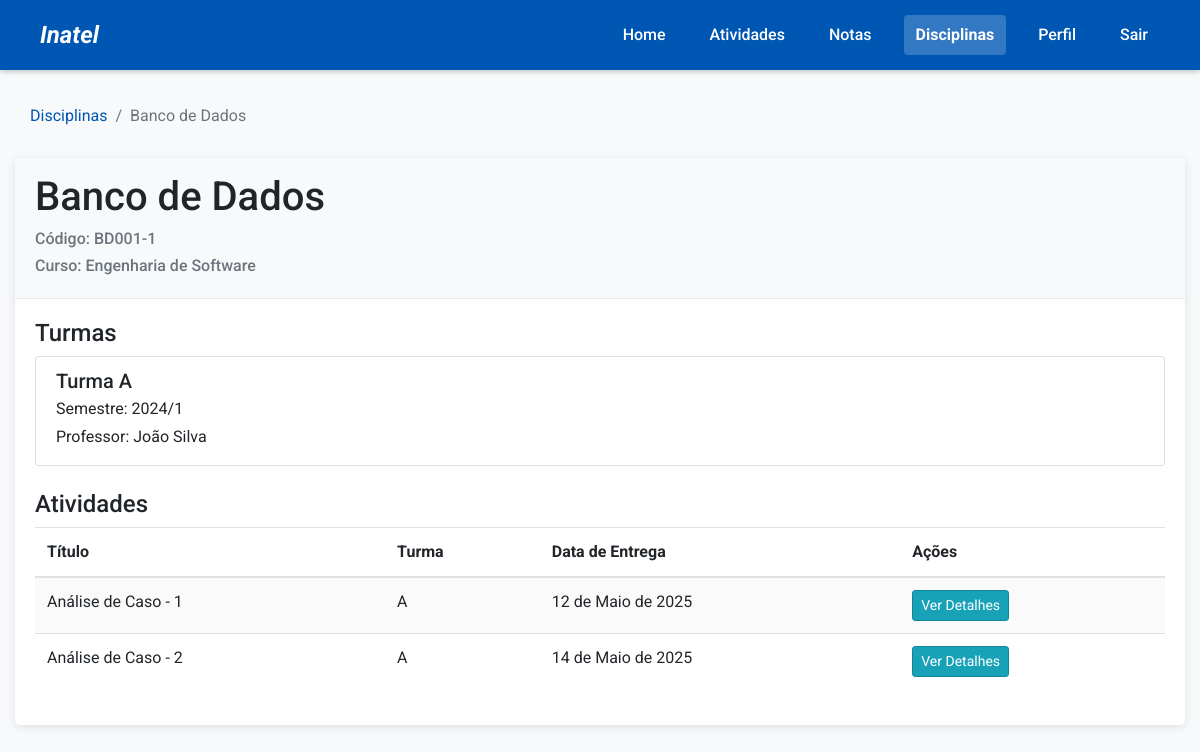
The app's page /disciplina/2/ (signed in) with its own data.
### project/models.py (models this page shows, shortened)
class Disciplina(models.Model):
    id = models.AutoField(primary_key=True)
    nome = models.CharField(max_length=100)
    codigo = models.CharField(max_length=20)
    curso = models.ForeignKey(Curso, on_delete=models.CASCADE, related_name='disciplinas')

class Curso(models.Model):
    id = models.AutoField(primary_key=True)
    nome = models.CharField(max_length=100)

class Turma(models.Model):
    id = models.AutoField(primary_key=True)
    codigo = models.CharField(max_length=20)  # e.g. "A", "B", "C"
    disciplina = models.ForeignKey(Disciplina, on_delete=models.CASCADE, related_name='turmas')
    professor = models.ForeignKey(Professor, on_delete=models.CASCADE, related_name='turmas')
    semestre = models.ForeignKey(Semestre, on_delete=models.CASCADE, related_name='turmas')

class Semestre(models.Model):
    id = models.AutoField(primary_key=True)
    ano = models.IntegerField()
    periodo = models.IntegerField()  # 1 for first semester, 2 for second
    def __str__(self):
        return f"{self.ano}/{self.periodo}"

class Professor(models.Model):
    idProfessor = models.AutoField(primary_key=True)
    nomeProf = models.CharField(max_length=100)
    emailProf = models.EmailField(unique=True)
    senhaProf = models.CharField(max_length=100)

class Atividade(models.Model):
    id = models.AutoField(primary_key=True)
    titulo = models.CharField(max_length=100)
    descricao = models.TextField()
    dataEntrega = models.DateField()
    turma = models.ForeignKey(Turma, on_delete=models.CASCADE, related_name='atividades')

### project/views.py (the view)
    def wrapper(request, *args, **kwargs):
        if 'user_type' not in request.session or 'user_id' not in request.session:
            messages.error(request, "Você precisa estar logado para acessar esta página.")
            return redirect('login')
        user_type = request.session['user_type']
        user_id = request.session['user_id']
        try:
            if user_type == 'aluno':
                Aluno.objects.get(idAluno=user_id)
            elif user_type == 'professor':
                Professor.objects.get(idProfessor=user_id)
            elif user_type == 'coordenador':
                Coordenador.objects.get(id=user_id)
        except Exception:
            messages.error(request, "Sua sessão expirou ou é inválida. Por favor, faça login novamente.")
            request.session.flush()
            return redirect('login')
        return view_func(request, *args, **kwargs)

### project/context_processors.py (called while the page is built)
def user_data(request):
    context = {}
    if 'user_type' in request.session and 'user_id' in request.session:
        context['user_type'] = request.session.get('user_type')
        context['user_id'] = request.session.get('user_id')
        context['username'] = request.session.get('username', '')
        if context['user_type'] == 'aluno':
            pending_evaluations = Avaliacao.objects.filter(
                avaliador_aluno__idAluno=context['user_id'],
                concluida=False
            ).count()
            context['pending_evaluations'] = pending_evaluations
    return context

### project/templates/disciplina_detalhe.html (shortened to what this page needs)
<!DOCTYPE html>
<html lang="pt-br">
<head>
    {% load static %}
    <link rel="stylesheet" href="https://stackpath.bootstrapcdn.com/bootstrap/4.5.2/css/bootstrap.min.css">
    <link rel="stylesheet" href="{% static 'css/main.css' %}">
</head>
<body>
    <div class="header">
        <p class="logo"><em>Inatel</em></p>
        <div class="links">
            <a href="{% url 'home' %}">Home</a>
            <a href="{% url 'atividades' %}">Atividades</a>
            <a href="{% url 'notas' %}">Notas</a>
            <a href="{% url 'disciplinas' %}" class="active">Disciplinas</a>
            <a href="{% url 'perfil' %}">Perfil</a>
            <a href="{% url 'logout' %}">Sair</a>
        </div>
    </div>
    <div class="container mt-4">
        <nav aria-label="breadcrumb">
            <ol class="breadcrumb">
                <li class="breadcrumb-item"><a href="{% url 'disciplinas' %}">Disciplinas</a></li>
                <li class="breadcrumb-item active">{{ disciplina.nome }}</li>
            </ol>
        </nav>
        <div class="card mb-4">
            <div class="card-header">
                <h1>{{ disciplina.nome }}</h1>
                <h6 class="text-muted">Código: {{ disciplina.codigo }}</h6>
                <h6 class="text-muted">Curso: {{ disciplina.curso.nome }}</h6>
            </div>
            <div class="card-body">
                <h4>Turmas</h4>
                {% if turmas %}
                    <div class="list-group mb-4">
                        {% for turma in turmas|dictsort:"codigo" %}
                            <div class="list-group-item">
                                <h5 class="mb-1">Turma {{ turma.codigo }}</h5>
                                <p class="mb-1">Semestre: {{ turma.semestre }}</p>
                                <p class="mb-1">Professor: {{ turma.professor.nomeProf }}</p>
                            </div>
                        {% endfor %}
                    </div>
                {% else %}
                    <p>Nenhuma turma encontrada.</p>
                {% endif %}
                <h4>Atividades</h4>
                {% if atividades %}
                    <div class="table-responsive">
                        <table class="table table-striped">
                            <thead>
                                <tr>
                                    <th>Título</th>
                                    <th>Turma</th>
                                    <th>Data de Entrega</th>
                                    <th>Ações</th>
                                </tr>
                            </thead>
                            <tbody>
                                {% for atividade in atividades|dictsort:"dataEntrega" %}
                                    <tr>
                                        <td>{{ atividade.titulo }}</td>
                                        <td>{{ atividade.turma.codigo }}</td>
                                        <td>{{ atividade.dataEntrega }}</td>
                                        <td>
                                            <a href="{% url 'atividade_detalhe' atividade.id %}" class="btn btn-info btn-sm">Ver Detalhes</a>
                                        </td>
                                    </tr>
                                {% endfor %}
                            </tbody>
                        </table>
                    </div>
                {% else %}
                    <p>Nenhuma atividade encontrada.</p>
                {% endif %}
            </div>
        </div>
    </div>
</body>
</html>

### static/css/main.css (style rules this page uses)
body { font-family: 'Roboto', sans-serif; margin: 0; padding: 0; background-color: #f8f9fa; }
.header { background-color: #0056b3; color: white; padding: 15px 40px; display: flex; justify-content: space-between; align-items: center; box-shadow: 0 2px 5px rgba(0, 0, 0, 0.2); }
.logo { font-size: 24px; font-weight: 700; margin: 0; }
.links { display: flex; gap: 20px; }
.links a { color: white; text-decoration: none; padding: 8px 12px; border-radius: 4px; transition: background-color 0.3s; font-weight: 500; }
.links a.active { background-color: rgba(255, 255, 255, 0.2); font-weight: 700; }
.container { max-width: 1200px; margin: 0 auto; }
.card { border: none; box-shadow: 0 2px 10px rgba(0, 0, 0, 0.1); border-radius: 5px; overflow: hidden; }
.card-header { background-color: #f8f9fa; border-bottom: 1px solid #e9ecef; padding: 15px 20px; }
.card-body { padding: 20px; }
.btn-info { background-color: #17a2b8; border-color: #138496; }
table.table { box-shadow: none; }
.table-striped tbody tr:nth-of-type(odd) { background-color: rgba(0, 0, 0, 0.02); }
.breadcrumb { background-color: #f8f9fa; padding: 10px 15px; border-radius: 5px; margin-bottom: 20px; }
.breadcrumb-item a { color: #0056b3; text-decoration: none; }
.breadcrumb-item.active { color: #6c757d; }

### records on screen
Disciplina: nome "Banco de Dados", codigo "BD001-1", curso.nome "Engenharia de Software"
Turma: codigo "A", semestre "2024/1", professor.nomeProf "João Silva"
Atividade: titulo "Análise de Caso - 1", turma.codigo "A", dataEntrega "12 de Maio de 2025"
Atividade: titulo "Análise de Caso - 2", turma.codigo "A", dataEntrega "14 de Maio de 2025"
